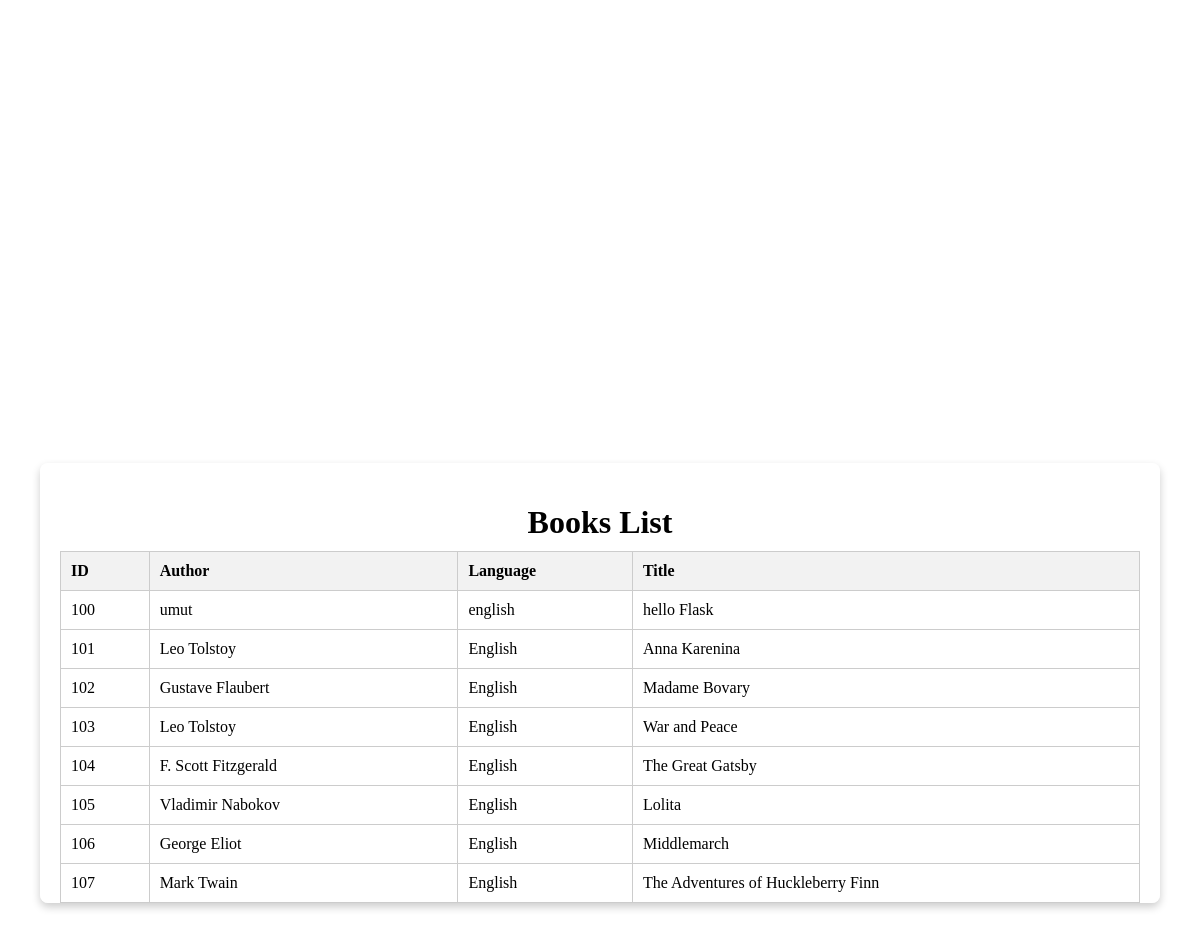
/books, run on the app's committed database.
### app.py (models this page shows)
class Books(db.Model):
    id = db.Column(db.Integer, primary_key=True)
    author = db.Column(db.String(80), nullable=False)
    language = db.Column(db.String(80), nullable=False)
    title = db.Column(db.String(80), nullable=False)

### app.py (the view)
@app.route('/books')
def book_list():
    conn = get_db_connection()
    books = conn.execute('SELECT * FROM books').fetchall()
    conn.close()
    return render_template('book.html', books=books)

### booklist.py (called while the page is built)
def get_db_connection():
    conn = sqlite3.connect('instance/books.sqlite')
    conn.row_factory = sqlite3.Row
    return conn

### templates/book.html (shortened to what this page needs)
<!DOCTYPE html>
<html>
<head>
</head>
<body>
    <div class="container">
        <h1>Books List</h1>
        <table>
            <thead>
                <tr>
                    <th>ID</th>
                    <th>Author</th>
                    <th>Language</th>
                    <th>Title</th>
                </tr>
            </thead>
            <tbody>
                {% for book in books %}
                <tr>
                    <td>{{ book['id'] }}</td>
                    <td>{{ book['author'] }}</td>
                    <td>{{ book['language'] }}</td>
                    <td>{{ book['title'] }}</td>
                </tr>
                {% endfor %}
            </tbody>
        </table>
    </div>
</body>
</html>

### templates/book.html (style rules this page uses)
body { background-image: url('https://53.fs1.hubspotusercontent-na1.net/hub/53/hubfs/brain-training-books.jpg?width=595&height=400&name=brain-training-books.jpg'); background-size: cover; background-position: center; font-family: "Times New Roman",serif; margin: 0; padding: 0; display: flex; justify-content: center; align-items: center; height: 100vh; }
.container { background-color: rgba(255, 255, 255, 0.8); padding: 20px; border-radius: 8px; box-shadow: 0 4px 8px rgba(0, 0, 0, 0.2); width: 90%; max-height: 400px; overflow: auto; }
table { width: 100%; border-collapse: collapse; table-layout: auto; }
th, td { border: 1px solid #ccc; padding: 10px; text-align: left; max-width: 20%; white-space: normal; word-wrap: break-word; }
th { background-color: #f2f2f2; }
h1 { text-align: center; margin-bottom: 10px; }

### data on the page
Books: id "100", author "umut", language "english", title "hello Flask"
Books: id "101", author "Leo Tolstoy", language "English", title "Anna Karenina"
Books: id "102", author "Gustave Flaubert", language "English", title "Madame Bovary"
Books: id "103", author "Leo Tolstoy", language "English", title "War and Peace"
Books: id "104", author "F. Scott Fitzgerald", language "English", title "The Great Gatsby"
Books: id "105", author "Vladimir Nabokov", language "English", title "Lolita"
Books: id "106", author "George Eliot", language "English", title "Middlemarch"
Books: id "107", author "Mark Twain", language "English", title "The Adventures of Huckleberry Finn"
